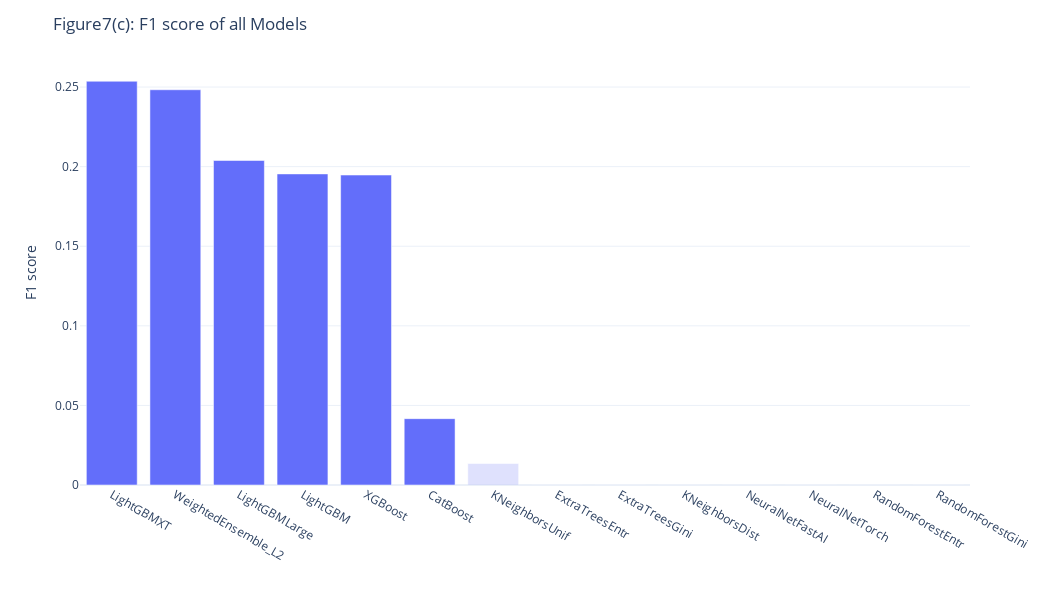

Notebook code cell kept with this figure:
### Markdown cell above
#### F1 score

### Code cell
figs['실험1모델비교F1'].layout['title']['text']='Figure7(c): F1 score of all Models'
figs['실험1모델비교F1'].layout['width']=1050
figs['실험1모델비교F1'].layout['height']=600
figs['실험1모델비교F1']

### Figure 1 — Plotly figure (JSON) as saved in the notebook; plotly's stock layout.template omitted (floating-point values rounded to 4 significant figures)
{"data": [{"alignmentgroup": "True", "hovertemplate": "Top6=True<br>Method=%{x}<br>Value=%{y}<extra></extra>", "legendgroup": "True", "marker": {"color": "#636efa", "opacity": 1, "pattern": {"shape": ""}}, "name": "True", "offsetgroup": "True", "orientation": "v", "showlegend": false, "textposition": "auto", "type": "bar", "x": ["LightGBMXT", "WeightedEnsemble_L2", "LightGBMLarge", "LightGBM", "XGBoost", "CatBoost"], "xaxis": "x", "y": [0.2536, 0.2483, 0.2038, 0.1954, 0.1947, 0.04167], "yaxis": "y"}, {"alignmentgroup": "True", "hovertemplate": "Top6=False<br>Method=%{x}<br>Value=%{y}<extra></extra>", "legendgroup": "False", "marker": {"color": "#636efa", "opacity": 0.2, "pattern": {"shape": ""}}, "name": "False", "offsetgroup": "False", "orientation": "v", "showlegend": false, "textposition": "auto", "type": "bar", "x": ["KNeighborsUnif", "ExtraTreesEntr", "ExtraTreesGini", "KNeighborsDist", "NeuralNetFastAI", "NeuralNetTorch", "RandomForestEntr", "RandomForestGini"], "xaxis": "x", "y": [0.01351, 0, 0, 0, 0, 0, 0, 0], "yaxis": "y"}], "layout": {"barmode": "relative", "height": 600, "legend": {"title": {"text": "Top6"}, "tracegroupgap": 0}, "margin": {"t": 60}, "title": {"text": "Figure7(c): F1 score of all Models"}, "width": 1050, "xaxis": {"anchor": "y", "autorange": true, "domain": [0, 1], "range": [-0.5, 13.5], "title": {"text": ""}, "type": "category"}, "yaxis": {"anchor": "x", "autorange": true, "domain": [0, 1], "range": [0, 0.267], "title": {"text": "F1 score"}, "type": "linear"}}}
